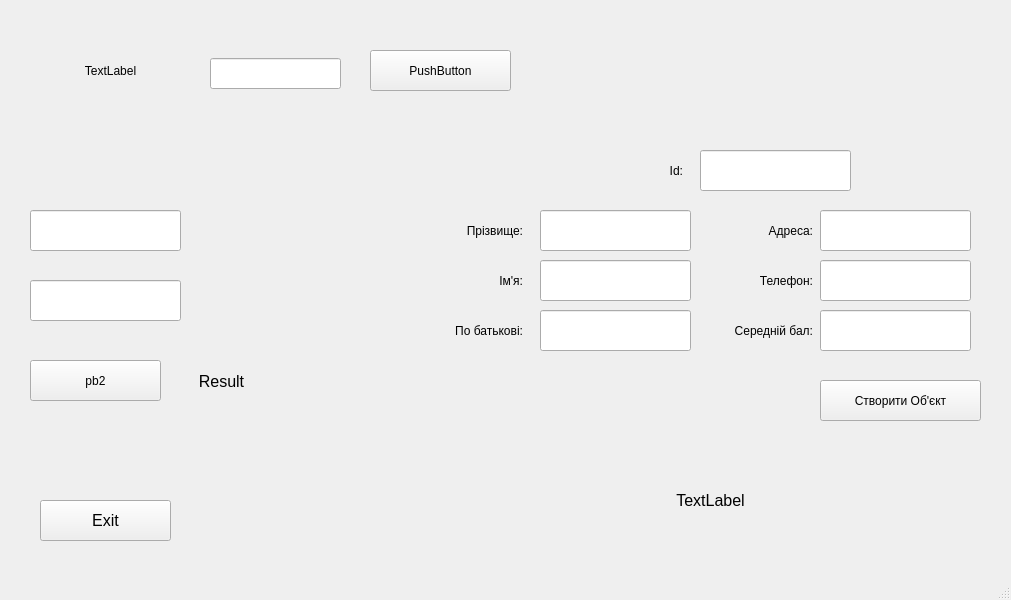
<?xml version="1.0" encoding="UTF-8"?>
<ui version="4.0">
 <class>MainWindow</class>
 <widget class="QMainWindow" name="MainWindow">
  <property name="geometry">
   <rect>
    <x>0</x>
    <y>0</y>
    <width>1011</width>
    <height>600</height>
   </rect>
  </property>
  <property name="windowTitle">
   <string>MainWindow</string>
  </property>
  <widget class="QWidget" name="centralwidget">
   <widget class="QPushButton" name="pushButton">
    <property name="geometry">
     <rect>
      <x>370</x>
      <y>50</y>
      <width>141</width>
      <height>41</height>
     </rect>
    </property>
    <property name="text">
     <string>PushButton</string>
    </property>
   </widget>
   <widget class="QLineEdit" name="lineEdit">
    <property name="geometry">
     <rect>
      <x>210</x>
      <y>58</y>
      <width>131</width>
      <height>31</height>
     </rect>
    </property>
   </widget>
   <widget class="QLabel" name="label">
    <property name="geometry">
     <rect>
      <x>30</x>
      <y>40</y>
      <width>161</width>
      <height>61</height>
     </rect>
    </property>
    <property name="text">
     <string>TextLabel</string>
    </property>
    <property name="alignment">
     <set>Qt::AlignCenter</set>
    </property>
    <property name="wordWrap">
     <bool>true</bool>
    </property>
   </widget>
   <widget class="QLineEdit" name="lineEdit_1">
    <property name="geometry">
     <rect>
      <x>30</x>
      <y>210</y>
      <width>151</width>
      <height>41</height>
     </rect>
    </property>
   </widget>
   <widget class="QLineEdit" name="lineEdit_2">
    <property name="geometry">
     <rect>
      <x>30</x>
      <y>280</y>
      <width>151</width>
      <height>41</height>
     </rect>
    </property>
   </widget>
   <widget class="QLabel" name="lbl2">
    <property name="geometry">
     <rect>
      <x>190</x>
      <y>370</y>
      <width>63</width>
      <height>22</height>
     </rect>
    </property>
    <property name="font">
     <font>
      <pointsize>12</pointsize>
     </font>
    </property>
    <property name="text">
     <string>Result</string>
    </property>
    <property name="alignment">
     <set>Qt::AlignCenter</set>
    </property>
   </widget>
   <widget class="QPushButton" name="pb2">
    <property name="geometry">
     <rect>
      <x>30</x>
      <y>360</y>
      <width>131</width>
      <height>41</height>
     </rect>
    </property>
    <property name="text">
     <string>pb2</string>
    </property>
   </widget>
   <widget class="QPushButton" name="Exit">
    <property name="geometry">
     <rect>
      <x>40</x>
      <y>500</y>
      <width>131</width>
      <height>41</height>
     </rect>
    </property>
    <property name="font">
     <font>
      <pointsize>12</pointsize>
     </font>
    </property>
    <property name="text">
     <string>Exit</string>
    </property>
   </widget>
   <widget class="QPushButton" name="Abi_Button">
    <property name="geometry">
     <rect>
      <x>820</x>
      <y>380</y>
      <width>161</width>
      <height>41</height>
     </rect>
    </property>
    <property name="text">
     <string>Створити Об'єкт</string>
    </property>
   </widget>
   <widget class="QLabel" name="Abit_lbl">
    <property name="geometry">
     <rect>
      <x>430</x>
      <y>450</y>
      <width>561</width>
      <height>101</height>
     </rect>
    </property>
    <property name="font">
     <font>
      <pointsize>12</pointsize>
     </font>
    </property>
    <property name="text">
     <string>TextLabel</string>
    </property>
    <property name="alignment">
     <set>Qt::AlignCenter</set>
    </property>
    <property name="wordWrap">
     <bool>true</bool>
    </property>
   </widget>
   <widget class="QLineEdit" name="le_lname">
    <property name="geometry">
     <rect>
      <x>540</x>
      <y>210</y>
      <width>151</width>
      <height>41</height>
     </rect>
    </property>
   </widget>
   <widget class="QLineEdit" name="le_name">
    <property name="geometry">
     <rect>
      <x>540</x>
      <y>260</y>
      <width>151</width>
      <height>41</height>
     </rect>
    </property>
   </widget>
   <widget class="QLineEdit" name="le_fname">
    <property name="geometry">
     <rect>
      <x>540</x>
      <y>310</y>
      <width>151</width>
      <height>41</height>
     </rect>
    </property>
   </widget>
   <widget class="QLineEdit" name="le_address">
    <property name="geometry">
     <rect>
      <x>820</x>
      <y>210</y>
      <width>151</width>
      <height>41</height>
     </rect>
    </property>
   </widget>
   <widget class="QLineEdit" name="le_phone">
    <property name="geometry">
     <rect>
      <x>820</x>
      <y>260</y>
      <width>151</width>
      <height>41</height>
     </rect>
    </property>
   </widget>
   <widget class="QLineEdit" name="le_sp">
    <property name="geometry">
     <rect>
      <x>820</x>
      <y>310</y>
      <width>151</width>
      <height>41</height>
     </rect>
    </property>
   </widget>
   <widget class="QLineEdit" name="le_id">
    <property name="geometry">
     <rect>
      <x>700</x>
      <y>150</y>
      <width>151</width>
      <height>41</height>
     </rect>
    </property>
   </widget>
   <widget class="QLabel" name="lbl_lname">
    <property name="geometry">
     <rect>
      <x>452</x>
      <y>220</y>
      <width>71</width>
      <height>22</height>
     </rect>
    </property>
    <property name="text">
     <string>Прізвище:</string>
    </property>
    <property name="alignment">
     <set>Qt::AlignRight|Qt::AlignTrailing|Qt::AlignVCenter</set>
    </property>
   </widget>
   <widget class="QLabel" name="lbl_id">
    <property name="geometry">
     <rect>
      <x>620</x>
      <y>160</y>
      <width>63</width>
      <height>22</height>
     </rect>
    </property>
    <property name="text">
     <string>Id:</string>
    </property>
    <property name="alignment">
     <set>Qt::AlignRight|Qt::AlignTrailing|Qt::AlignVCenter</set>
    </property>
   </widget>
   <widget class="QLabel" name="lbl_name">
    <property name="geometry">
     <rect>
      <x>460</x>
      <y>270</y>
      <width>63</width>
      <height>22</height>
     </rect>
    </property>
    <property name="text">
     <string>Ім'я:</string>
    </property>
    <property name="alignment">
     <set>Qt::AlignRight|Qt::AlignTrailing|Qt::AlignVCenter</set>
    </property>
   </widget>
   <widget class="QLabel" name="lbl_fname">
    <property name="geometry">
     <rect>
      <x>422</x>
      <y>320</y>
      <width>101</width>
      <height>22</height>
     </rect>
    </property>
    <property name="text">
     <string>По батькові:</string>
    </property>
    <property name="alignment">
     <set>Qt::AlignRight|Qt::AlignTrailing|Qt::AlignVCenter</set>
    </property>
   </widget>
   <widget class="QLabel" name="lbl_address">
    <property name="geometry">
     <rect>
      <x>750</x>
      <y>220</y>
      <width>63</width>
      <height>22</height>
     </rect>
    </property>
    <property name="text">
     <string>Адреса:</string>
    </property>
    <property name="alignment">
     <set>Qt::AlignRight|Qt::AlignTrailing|Qt::AlignVCenter</set>
    </property>
   </widget>
   <widget class="QLabel" name="lbl_phone">
    <property name="geometry">
     <rect>
      <x>750</x>
      <y>270</y>
      <width>63</width>
      <height>22</height>
     </rect>
    </property>
    <property name="text">
     <string>Телефон:</string>
    </property>
    <property name="alignment">
     <set>Qt::AlignRight|Qt::AlignTrailing|Qt::AlignVCenter</set>
    </property>
   </widget>
   <widget class="QLabel" name="lbl_sp">
    <property name="geometry">
     <rect>
      <x>702</x>
      <y>320</y>
      <width>111</width>
      <height>22</height>
     </rect>
    </property>
    <property name="text">
     <string>Середній бал:</string>
    </property>
    <property name="alignment">
     <set>Qt::AlignRight|Qt::AlignTrailing|Qt::AlignVCenter</set>
    </property>
   </widget>
  </widget>
  <widget class="QMenuBar" name="menubar">
   <property name="geometry">
    <rect>
     <x>0</x>
     <y>0</y>
     <width>1011</width>
     <height>27</height>
    </rect>
   </property>
  </widget>
  <widget class="QStatusBar" name="statusbar"/>
 </widget>
 <resources/>
 <connections/>
</ui>
